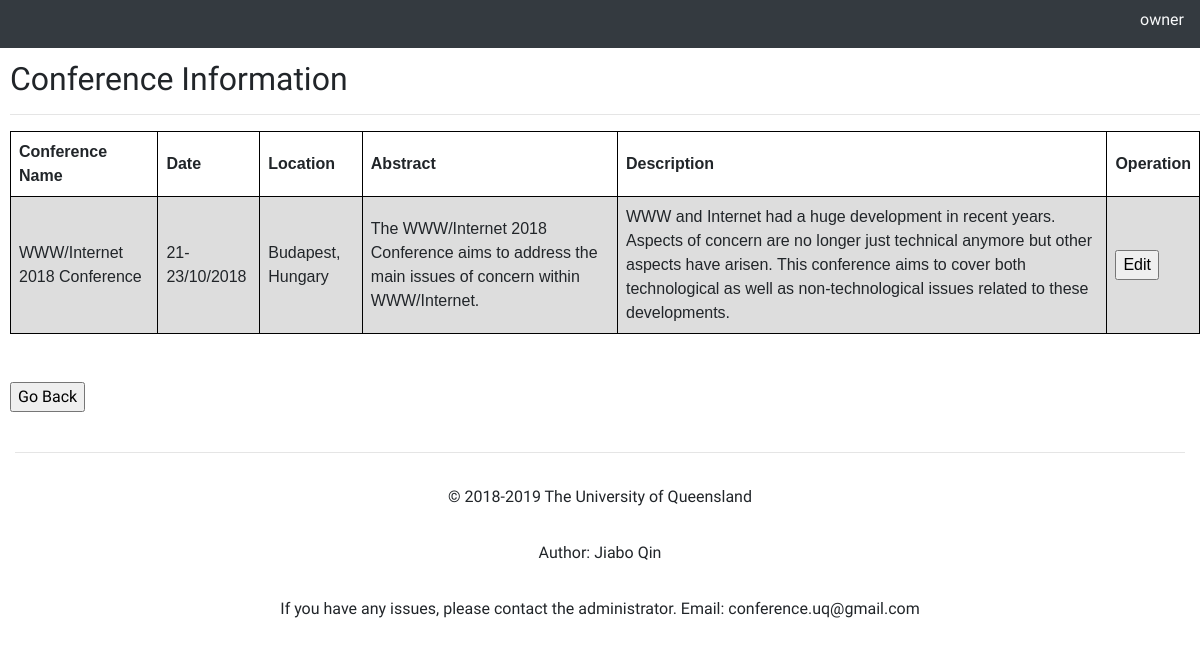
The app's page /uploading-2.0/conference_info_list.php (signed in) with its own data.
### tables this page shows
CREATE TABLE `CONFERENCE_INFO` (
  `Con_ID` int(11) NOT NULL,
  `Con_Name` varchar(100) NOT NULL,
  `Con_Date` varchar(100) NOT NULL,
  `Con_Address` varchar(100) NOT NULL,
  `Con_Abstract` varchar(5000) NOT NULL,
  `Con_Image` varchar(1000) NOT NULL,
  `Con_Description` varchar(5000) NOT NULL,
  `Admin_ID` int(11) NOT NULL
);

### uploading-2.0/conference_info_list.php (the view, shortened to what this page needs)
<!DOCTYPE HTML>
<html>
<head>
  <?php
  include('templates/header.php');
  include('templates/nav.php');
  $Admin_ID = $_SESSION['User_ID'];
  ?>
  <?php
  $sql = "SELECT * FROM CONFERENCE_INFO WHERE CONFERENCE_INFO.Con_ID = '$Admin_ID'";
  $result = mysqli_query($conn, $sql);
  echo "<div style='margin-top:5%; margin-left:10px'>";
  echo "<h2>Conference Information</h2>";
  echo "<hr />";
  if (mysqli_num_rows($result) > 0) {
      while($row = mysqli_fetch_assoc($result)) {
        echo '
        <table>
        <tr>
          <th>Conference Name</th>
          <th>Date</th>
          <th>Location</th>
          <th>Abstract</th>
          <th>Description</th>
          <th>Operation</th>
        </tr>
          <tr>
            <td>'. $row["Con_Name"]. '</td>
            <td>'. $row["Con_Date"]. '</td>
            <td>'. $row["Con_Address"]. '</td>
            <td>'. $row["Con_Abstract"]. '</td>
            <td>'. $row["Con_Description"]. '</td>
            <td>
            <a href="conference_info_edit.php"><input type="button" value="Edit" name="Add User"></a>
            </td>
          </tr>
        </table>
        <br>
        ';
      }
  } else {
      echo '0 results
      <br>
      <a href="conference_info_add.php"><input type="button" value="Add" name="Add User"></a><br>';
  }
  echo '<br><a href="main_page.php"><input type="button" value="Go Back" name="Add User"></a>';
  echo "</div>";
  ?>
  <?php
  include('templates/footer.php');
  ?>

### uploading-2.0/templates/nav.php (style rules this page uses)
body { margin: 0; font-family: Arial, Helvetica, sans-serif; }

### uploading-2.0/conference_info_list.php (style rules this page uses)
table { font-family: arial, sans-serif; border-collapse: collapse; width: 100%; }
td, th { border: 1px solid #000000; text-align: left; padding: 8px; }
tr:nth-child(even) { background-color: #dddddd; }

### records on screen
conference_info: Con_Name "WWW/Internet 2018 Conference", Con_Date "21-23/10/2018", Con_Address "Budapest, Hungary", Con_Abstract "The WWW/Internet 2018 Conference aims to address the main issues of concern within WWW/Internet.", Con_Description "WWW and Internet had a huge development in recent years. Aspects of concern are no longer just technical anymore but other aspects have arisen. This conference aims to cover both technological as well as non-technological issues related to these developments."

### other values on screen
$_SESSION['Username'] "owner"
